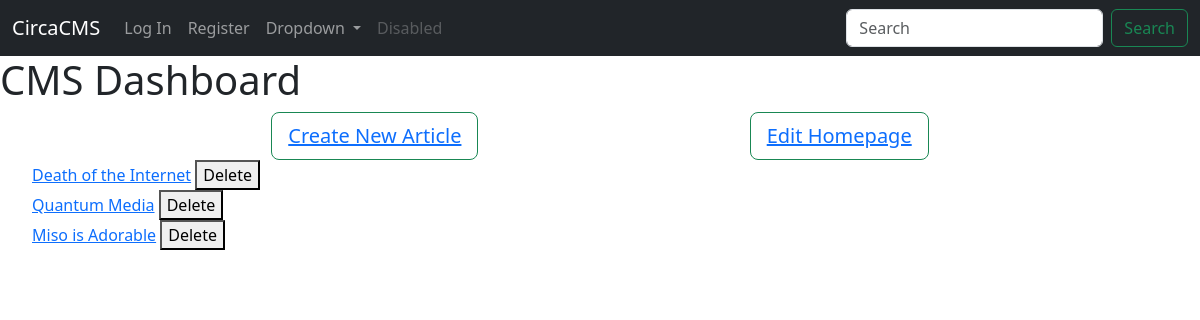
Before: /cms_dashboard/ with the older database file.
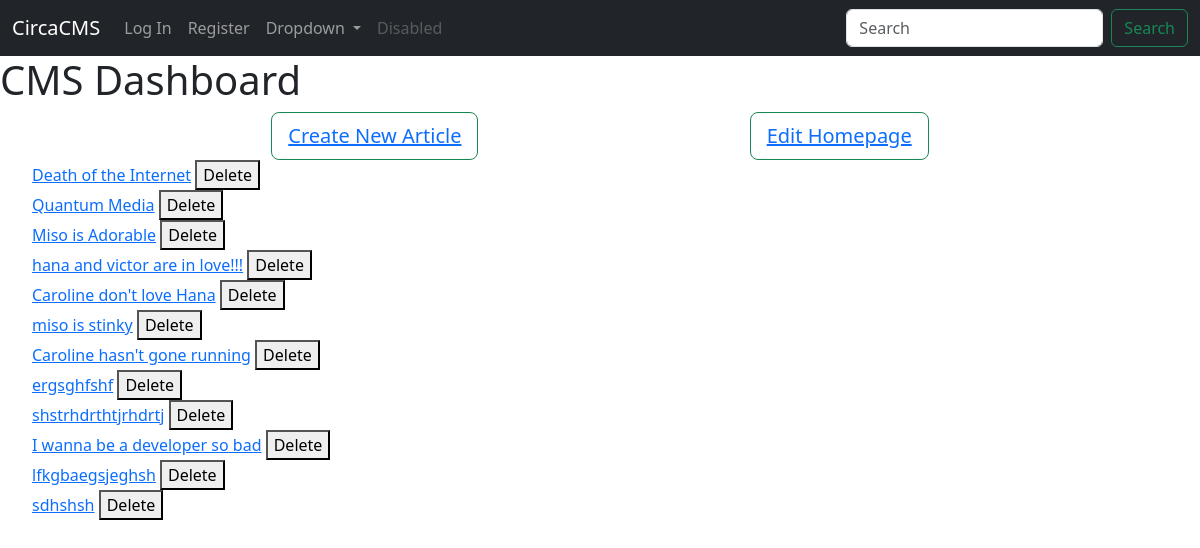
After: the same page with the newer database file.
### news/models.py (models this page shows, shortened)
class Article(models.Model):
    headline = models.CharField(max_length=50, blank=False, unique_for_date="date")
    main = models.ForeignKey(Image, null=True, on_delete=models.PROTECT)
    byline = models.ForeignKey(Author,null=True, on_delete=models.PROTECT)
    deck = models.CharField(max_length=240, blank=False)
    slug = models.SlugField(unique=True)
    url = models.SlugField(max_length=40, unique=True, null=True)
    date = models.DateTimeField(auto_now_add=False, null=True)
    content = HTMLField()
    section = models.ForeignKey(Section, null=True, on_delete=models.SET_NULL)
    updated_at = models.DateTimeField(blank=True, null=True)
    update_lang = models.DateTimeField(blank=True, null=True)
    is_hero = models.BooleanField(default=False)
    is_featured = models.BooleanField(default=False)
    is_published = models.BooleanField(default=False)

### cms/views.py (the view)
# urls.py: path("cms_dashboard/", include("cms.urls")),
def cms_dashboard(request):
    search_article = request.GET.get('q')
    if search_article:
        return search(request, search_article)
    articles = Article.objects.all()
    return render(request, 'cms/dashboard.html', {
      'articles': articles
      })

### cms/templates/cms/dashboard.html (shortened to what this page needs)
{% extends "cms/cms_layout.html" %}
{% block body %}
<h1>CMS Dashboard</h1>
<div class="d-flex mx-auto justify-content-evenly align-items-center">
  <button type="button" class="btn btn-outline-success btn-lg">
    <a href="{% url 'create_article' %}" style="color:">
      Create New Article
    </a>
  </button>
  <button type="button" class="btn btn-outline-success btn-lg">
    <a href="{% url 'edit_homepage' %}" style="">
      Edit Homepage
    </a>
  </button>
</div>
<div class="cms-articles">
  <ul>
    {% for article in articles %}
      <li>
        <a href="{% url 'edit_article' article.id %}">{{ article.headline }}</a>
        <form action="{% url 'delete_article' article.id %}" method="post" style="display:inline;">
          <button value="{{ article.id }}" type="submit">Delete</button>
        </form>
      </li>
    {% endfor %}
  </ul>
</div>
{% endblock %}

### cms/templates/cms/cms_layout.html (shortened to what this page needs)
{% load static %}
<!DOCTYPE html>
<html lang="en">
    <head>
        <link href="{% static 'cms/styles.css' %}" rel="stylesheet">
        <link href="https://cdn.jsdelivr.net/npm/bootstrap@5.3.3/dist/css/bootstrap.min.css" rel="stylesheet">
    </head>
    <body>
        <nav class="navbar navbar-expand-lg navbar-dark bg-dark">
            <div class="container-fluid">
                <a class="navbar-brand" href="{% url 'cms_dashboard' %}">CircaCMS</a>
              <div class="collapse navbar-collapse" id="navbarSupportedContent">
                <ul class="navbar-nav me-auto mb-2 mb-lg-0">
                {% if user.is_authenticated %}
                    <li class="nav-item">
                        <a class="nav-link" href="{% url 'logout' %}">Log Out</a>
                    </li>
                {% else %}
                    <li class="nav-item">
                        <a class="nav-link" href="{% url 'login' %}">Log In</a>
                    </li>
                    <li class="nav-item">
                        <a class="nav-link" href="{% url 'register' %}">Register</a>
                    </li>
                {% endif %}
                  <li class="nav-item dropdown">
                    <a class="nav-link dropdown-toggle" href="#" id="navbarDropdown" role="button" data-bs-toggle="dropdown" aria-expanded="false">
                      Dropdown
                    </a>
                  </li>
                  <li class="nav-item">
                    <a class="nav-link disabled" href="#" tabindex="-1" aria-disabled="true">Disabled</a>
                  </li>
                </ul>
                <form class="d-flex">
                  <input class="form-control me-2" action="{% url 'cms_dashboard' %}"  method="get" type="search" placeholder="Search" aria-label="Search">
                  <button class="btn btn-outline-success" type="submit">Search</button>
                </form>
              </div>
            </div>
          </nav>
          <div class="content">
            {% block body %}
            {% endblock %}
        </div>
    </body>
</html>

### cms/static/cms/styles.css (style rules this page uses)
.dropdown { position: relative; display: inline-block; }
.cms-articles>ul { list-style-type: none; }

Changed rows visible on the page:
added Article: headline "hana and victor are in love!!!", {{ article.id }} 4 (drawn)
added Article: headline "Caroline don't love Hana", {{ article.id }} 5 (drawn)
added Article: headline "miso is stinky", {{ article.id }} 6 (drawn)
added Article: headline "Caroline hasn't gone running", {{ article.id }} 7 (drawn)
added Article: headline "ergsghfshf", {{ article.id }} 8 (drawn)
added Article: headline "shstrhdrthtjrhdrtj", {{ article.id }} 9 (drawn)
added Article: headline "I wanna be a developer so bad", {{ article.id }} 10 (drawn)
added Article: headline "lfkgbaegsjeghsh", {{ article.id }} 11 (drawn)
added Article: headline "sdhshsh", {{ article.id }} 12 (drawn)
